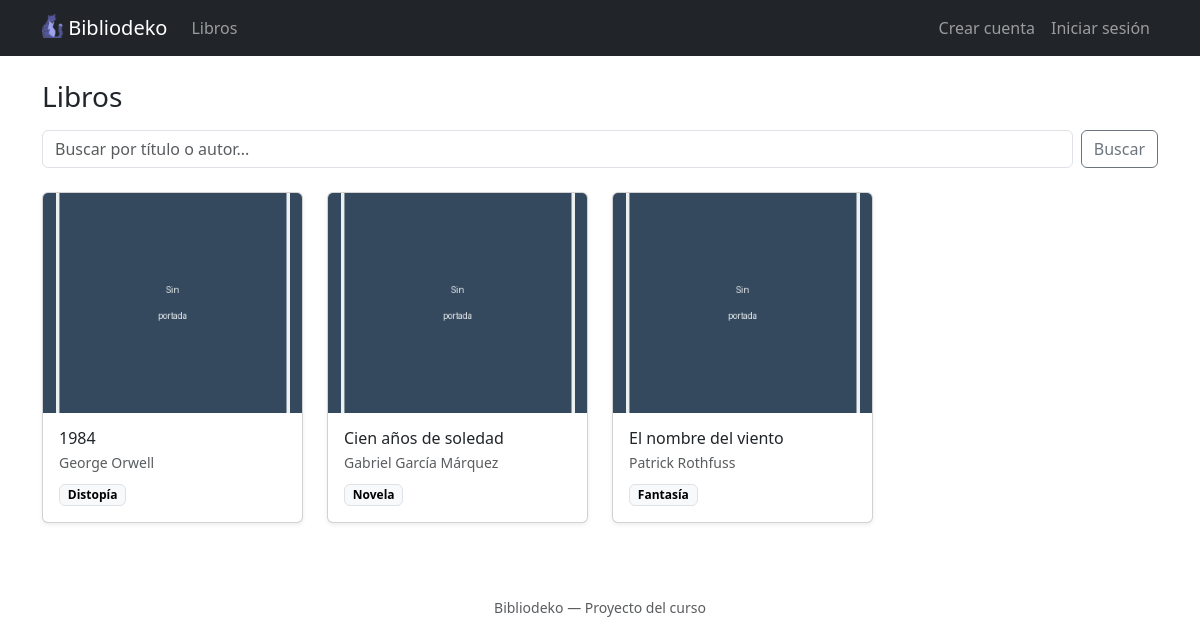
Before: / with the older database file.
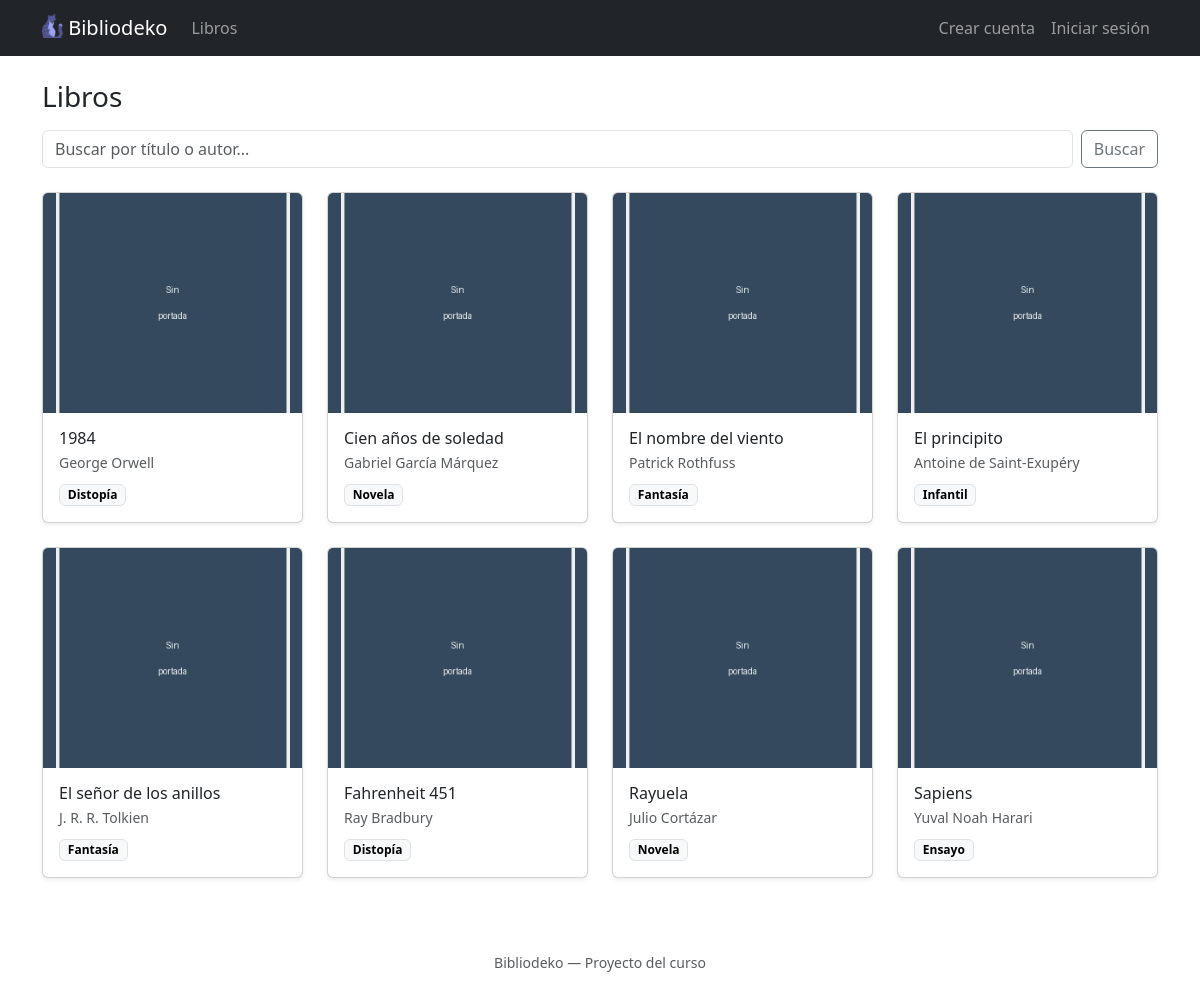
After: the same page with the newer database file.
### tables this page shows
CREATE TABLE IF NOT EXISTS libros (
    id        INT AUTO_INCREMENT PRIMARY KEY,
    titulo    VARCHAR(150) NOT NULL,
    autor     VARCHAR(100) NOT NULL,
    categoria VARCHAR(50)  NULL,
    imagen    VARCHAR(100) NOT NULL DEFAULT 'default.png'
);

### controllers/LibroController.php (called while the page is built, shortened)
<?php
require_once __DIR__ . '/../models/Libro.php';
function listarLibros() {
    global $pdo;
    $q = trim($_GET['q'] ?? '');
    $libros = Libro::listar($pdo, $q);
    require __DIR__ . '/../views/libros/listar.php';
}

### helpers.php (called while the page is built, shortened)
<?php
function esAdmin() {
    return isset($_SESSION['usuario']) && $_SESSION['usuario']['rol'] === 'admin';
}

### models/Libro.php (called while the page is built, shortened)
<?php
class Libro {
    private $titulo;
    private $autor;
    private $categoria;
    private $imagen;
    public function __construct($id, $titulo, $autor, $categoria, $imagen) {
        $this->titulo = $titulo;
        $this->autor = $autor;
        $this->categoria = $categoria;
        $this->imagen = $imagen;
    }
    public function getTitulo() { return $this->titulo; }
    public function getAutor() { return $this->autor; }
    public function getCategoria() { return $this->categoria; }
    public function getImagen() { return $this->imagen; }
    public static function listar($pdo, $q = '') {
        if ($q !== '') {
            $stmt = $pdo->prepare("SELECT * FROM libros WHERE titulo LIKE ? OR autor LIKE ? ORDER BY titulo");
            $stmt->execute(["%$q%", "%$q%"]);
        } else {
            $stmt = $pdo->prepare("SELECT * FROM libros ORDER BY titulo");
            $stmt->execute();
        }
        $filas = $stmt->fetchAll();
        $libros = [];
        foreach ($filas as $f) {
            $libros[] = new Libro($f['id'], $f['titulo'], $f['autor'], $f['categoria'], $f['imagen']);
        }
        return $libros;
    }
}

### views/libros/listar.php (the view, shortened to what this page needs)
<?php require __DIR__ . '/../header.php'; ?>
<div class="d-flex justify-content-between align-items-center mb-3">
  <h1 class="h3 mb-0">Libros</h1>
</div>
<form method="GET" action="index.php" class="row g-2 mb-4">
  <div class="col-auto flex-grow-1">
    <input type="text" name="q" class="form-control" placeholder="Buscar por título o autor..."
      value="<?= htmlspecialchars($_GET['q'] ?? '') ?>">
  </div>
  <div class="col-auto">
    <button class="btn btn-outline-secondary" type="submit">Buscar</button>
  </div>
</form>
<?php if (empty($libros)): ?>
  <div class="alert alert-secondary">No se encontraron libros.</div>
<?php else: ?>
  <div class="row row-cols-2 row-cols-md-3 row-cols-lg-4 g-4">
    <?php foreach ($libros as $libro): ?>
      <div class="col">
        <div class="card h-100 shadow-sm">
          <img src="uploads/<?= htmlspecialchars($libro->getImagen()) ?>" class="card-img-top" style="height:220px; object-fit:cover;">
          <div class="card-body">
            <h6 class="card-title mb-1"><?= htmlspecialchars($libro->getTitulo()) ?></h6>
            <p class="card-text text-muted small mb-2"><?= htmlspecialchars($libro->getAutor()) ?></p>
            <?php if ($libro->getCategoria()): ?>
              <span class="badge text-bg-light border"><?= htmlspecialchars($libro->getCategoria()) ?></span>
            <?php endif; ?>
          </div>
        </div>
      </div>
    <?php endforeach; ?>
  </div>
<?php endif; ?>
<?php require __DIR__ . '/../footer.php'; ?>

### index.php (shortened to what this page needs)
<?php
require_once __DIR__ . '/conexion.php';
require_once __DIR__ . '/helpers.php';
require_once __DIR__ . '/controllers/LibroController.php';
$accion = $_GET['accion'] ?? 'listarLibros';
switch ($accion) {
    case 'listarLibros':
        listarLibros();
        break;
}

### views/header.php (shortened to what this page needs)
<!DOCTYPE html>
<html lang="es">
<head>
  <link href="https://cdn.jsdelivr.net/npm/bootstrap@5.3.3/dist/css/bootstrap.min.css" rel="stylesheet">
</head>
<body>
  <nav class="navbar navbar-expand-md navbar-dark bg-dark mb-4">
    <div class="container">
      <a class="navbar-brand" href="index.php?accion=listarLibros">
        <img src="views/imagenes/favicon.ico" alt="Logo" height="24" class="d-inline-block align-text-top pr-4">
        Bibliodeko
      </a>
      <div class="collapse navbar-collapse" id="nav">
        <ul class="navbar-nav me-auto">
          <li class="nav-item"><a class="nav-link" href="index.php?accion=listarLibros">Libros</a></li>
        </ul>
        <ul class="navbar-nav">
          <?php if (isset($_SESSION['usuario'])): ?>
            <li class="nav-item d-flex align-items-center">
              <span class="navbar-text text-light me-3">
                <?= htmlspecialchars($_SESSION['usuario']['email']) ?>
                <span class="badge text-bg-secondary"><?= htmlspecialchars($_SESSION['usuario']['rol']) ?></span>
              </span>
            </li>
            <li class="nav-item"><a class="nav-link" href="index.php?accion=logout">Salir</a></li>
          <?php else: ?>
            <li class="nav-item"><a class="nav-link" href="index.php?accion=registro">Crear cuenta</a></li>
            <li class="nav-item"><a class="nav-link" href="index.php?accion=login">Iniciar sesión</a></li>
          <?php endif; ?>
        </ul>
      </div>
    </div>
  </nav>
  <div class="container pb-5">

### views/footer.php (shortened to what this page needs)
</div>
<footer class="text-center text-muted py-4">
  <small>Bibliodeko &mdash; Proyecto del curso</small>
</footer>
</body>
</html>

Changed rows visible on the page:
added libros: imagen (placeholder picture), titulo "El principito", autor "Antoine de Saint-Exupéry", categoria "Infantil"
added libros: imagen (placeholder picture), titulo "El señor de los anillos", autor "J. R. R. Tolkien", categoria "Fantasía"
added libros: imagen (placeholder picture), titulo "Fahrenheit 451", autor "Ray Bradbury", categoria "Distopía"
added libros: imagen (placeholder picture), titulo "Rayuela", autor "Julio Cortázar", categoria "Novela"
added libros: imagen (placeholder picture), titulo "Sapiens", autor "Yuval Noah Harari", categoria "Ensayo"
